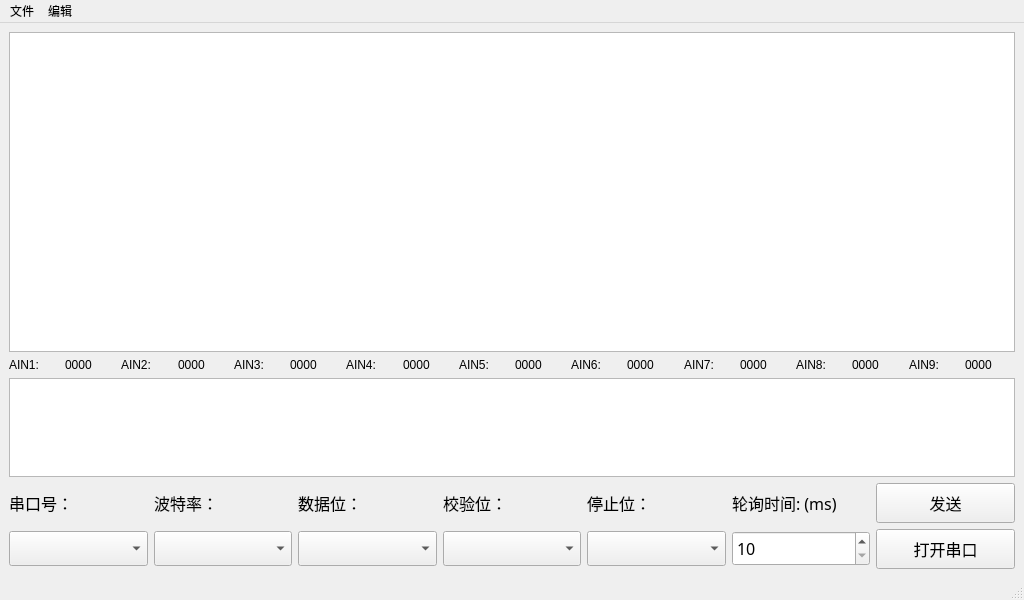
<?xml version="1.0" encoding="UTF-8"?>
<ui version="4.0">
 <class>SerialCommunication</class>
 <widget class="QMainWindow" name="SerialCommunication">
  <property name="geometry">
   <rect>
    <x>0</x>
    <y>0</y>
    <width>1024</width>
    <height>600</height>
   </rect>
  </property>
  <property name="font">
   <font>
    <stylestrategy>PreferAntialias</stylestrategy>
   </font>
  </property>
  <property name="windowTitle">
   <string>SerialCommunication</string>
  </property>
  <property name="windowIcon">
   <iconset resource="res.qrc">
    <normaloff>:/images/images/SpaceX.ico</normaloff>:/images/images/SpaceX.ico</iconset>
  </property>
  <widget class="QWidget" name="centralwidget">
   <layout class="QGridLayout" name="gridLayout_2">
    <item row="0" column="0">
     <widget class="QTextEdit" name="textEditReceive">
      <property name="minimumSize">
       <size>
        <width>0</width>
        <height>320</height>
       </size>
      </property>
      <property name="font">
       <font>
        <family>Microsoft YaHei</family>
        <pointsize>12</pointsize>
        <stylestrategy>PreferAntialias</stylestrategy>
       </font>
      </property>
     </widget>
    </item>
    <item row="1" column="0">
     <layout class="QHBoxLayout" name="horizontalLayout">
      <item>
       <widget class="QLabel" name="label1">
        <property name="font">
         <font>
          <stylestrategy>PreferDefault</stylestrategy>
         </font>
        </property>
        <property name="text">
         <string>AIN1:</string>
        </property>
       </widget>
      </item>
      <item>
       <widget class="QLabel" name="labelAin1">
        <property name="font">
         <font>
          <stylestrategy>PreferAntialias</stylestrategy>
         </font>
        </property>
        <property name="text">
         <string>0000</string>
        </property>
       </widget>
      </item>
      <item>
       <widget class="QLabel" name="label2">
        <property name="font">
         <font>
          <stylestrategy>PreferAntialias</stylestrategy>
         </font>
        </property>
        <property name="text">
         <string>AIN2:</string>
        </property>
       </widget>
      </item>
      <item>
       <widget class="QLabel" name="labelAin2">
        <property name="font">
         <font>
          <stylestrategy>PreferAntialias</stylestrategy>
         </font>
        </property>
        <property name="text">
         <string>0000</string>
        </property>
       </widget>
      </item>
      <item>
       <widget class="QLabel" name="label3">
        <property name="font">
         <font>
          <stylestrategy>PreferAntialias</stylestrategy>
         </font>
        </property>
        <property name="text">
         <string>AIN3:</string>
        </property>
       </widget>
      </item>
      <item>
       <widget class="QLabel" name="labelAin3">
        <property name="font">
         <font>
          <stylestrategy>PreferAntialias</stylestrategy>
         </font>
        </property>
        <property name="text">
         <string>0000</string>
        </property>
       </widget>
      </item>
      <item>
       <widget class="QLabel" name="label4">
        <property name="font">
         <font>
          <stylestrategy>PreferAntialias</stylestrategy>
         </font>
        </property>
        <property name="text">
         <string>AIN4:</string>
        </property>
       </widget>
      </item>
      <item>
       <widget class="QLabel" name="labelAin4">
        <property name="font">
         <font>
          <stylestrategy>PreferAntialias</stylestrategy>
         </font>
        </property>
        <property name="text">
         <string>0000</string>
        </property>
       </widget>
      </item>
      <item>
       <widget class="QLabel" name="label5">
        <property name="font">
         <font>
          <stylestrategy>PreferAntialias</stylestrategy>
         </font>
        </property>
        <property name="text">
         <string>AIN5:</string>
        </property>
       </widget>
      </item>
      <item>
       <widget class="QLabel" name="labelAin5">
        <property name="font">
         <font>
          <stylestrategy>PreferAntialias</stylestrategy>
         </font>
        </property>
        <property name="text">
         <string>0000</string>
        </property>
       </widget>
      </item>
      <item>
       <widget class="QLabel" name="label6">
        <property name="font">
         <font>
          <stylestrategy>PreferAntialias</stylestrategy>
         </font>
        </property>
        <property name="text">
         <string>AIN6:</string>
        </property>
       </widget>
      </item>
      <item>
       <widget class="QLabel" name="labelAin6">
        <property name="font">
         <font>
          <stylestrategy>PreferAntialias</stylestrategy>
         </font>
        </property>
        <property name="text">
         <string>0000</string>
        </property>
       </widget>
      </item>
      <item>
       <widget class="QLabel" name="label_12">
        <property name="font">
         <font>
          <stylestrategy>PreferAntialias</stylestrategy>
         </font>
        </property>
        <property name="text">
         <string>AIN7:</string>
        </property>
       </widget>
      </item>
      <item>
       <widget class="QLabel" name="labelAin7">
        <property name="font">
         <font>
          <stylestrategy>PreferAntialias</stylestrategy>
         </font>
        </property>
        <property name="text">
         <string>0000</string>
        </property>
       </widget>
      </item>
      <item>
       <widget class="QLabel" name="label8">
        <property name="font">
         <font>
          <stylestrategy>PreferAntialias</stylestrategy>
         </font>
        </property>
        <property name="text">
         <string>AIN8:</string>
        </property>
       </widget>
      </item>
      <item>
       <widget class="QLabel" name="labelAin8">
        <property name="font">
         <font>
          <stylestrategy>PreferAntialias</stylestrategy>
         </font>
        </property>
        <property name="text">
         <string>0000</string>
        </property>
       </widget>
      </item>
      <item>
       <widget class="QLabel" name="label9">
        <property name="font">
         <font>
          <stylestrategy>PreferAntialias</stylestrategy>
         </font>
        </property>
        <property name="text">
         <string>AIN9:</string>
        </property>
       </widget>
      </item>
      <item>
       <widget class="QLabel" name="labelAin9">
        <property name="font">
         <font>
          <stylestrategy>PreferAntialias</stylestrategy>
         </font>
        </property>
        <property name="text">
         <string>0000</string>
        </property>
       </widget>
      </item>
     </layout>
    </item>
    <item row="2" column="0">
     <widget class="QTextEdit" name="textEditSend">
      <property name="font">
       <font>
        <family>Microsoft YaHei</family>
        <pointsize>12</pointsize>
        <stylestrategy>PreferAntialias</stylestrategy>
       </font>
      </property>
     </widget>
    </item>
    <item row="3" column="0">
     <layout class="QGridLayout" name="gridLayout">
      <item row="1" column="3">
       <widget class="QComboBox" name="cboxSerialParityBit">
        <property name="minimumSize">
         <size>
          <width>120</width>
          <height>35</height>
         </size>
        </property>
        <property name="font">
         <font>
          <family>Microsoft YaHei</family>
          <pointsize>12</pointsize>
          <stylestrategy>PreferAntialias</stylestrategy>
         </font>
        </property>
       </widget>
      </item>
      <item row="1" column="2">
       <widget class="QComboBox" name="cboxSerialDataBits">
        <property name="minimumSize">
         <size>
          <width>120</width>
          <height>35</height>
         </size>
        </property>
        <property name="font">
         <font>
          <family>Microsoft YaHei</family>
          <pointsize>12</pointsize>
          <stylestrategy>PreferAntialias</stylestrategy>
         </font>
        </property>
       </widget>
      </item>
      <item row="0" column="6">
       <widget class="QPushButton" name="btnSend">
        <property name="minimumSize">
         <size>
          <width>135</width>
          <height>40</height>
         </size>
        </property>
        <property name="font">
         <font>
          <family>Microsoft YaHei</family>
          <pointsize>12</pointsize>
          <stylestrategy>PreferAntialias</stylestrategy>
         </font>
        </property>
        <property name="text">
         <string>发送</string>
        </property>
       </widget>
      </item>
      <item row="0" column="0">
       <widget class="QLabel" name="label">
        <property name="font">
         <font>
          <family>Microsoft YaHei</family>
          <pointsize>12</pointsize>
          <stylestrategy>PreferAntialias</stylestrategy>
         </font>
        </property>
        <property name="text">
         <string>串口号：</string>
        </property>
       </widget>
      </item>
      <item row="0" column="1">
       <widget class="QLabel" name="label_2">
        <property name="font">
         <font>
          <family>Microsoft YaHei</family>
          <pointsize>12</pointsize>
          <stylestrategy>PreferAntialias</stylestrategy>
         </font>
        </property>
        <property name="text">
         <string>波特率：</string>
        </property>
       </widget>
      </item>
      <item row="1" column="6">
       <widget class="QPushButton" name="btnOpenSerial">
        <property name="minimumSize">
         <size>
          <width>135</width>
          <height>40</height>
         </size>
        </property>
        <property name="font">
         <font>
          <family>Microsoft YaHei</family>
          <pointsize>12</pointsize>
          <stylestrategy>PreferAntialias</stylestrategy>
         </font>
        </property>
        <property name="text">
         <string>打开串口</string>
        </property>
       </widget>
      </item>
      <item row="0" column="4">
       <widget class="QLabel" name="label_4">
        <property name="font">
         <font>
          <family>Microsoft YaHei</family>
          <pointsize>12</pointsize>
          <stylestrategy>PreferAntialias</stylestrategy>
         </font>
        </property>
        <property name="text">
         <string>停止位：</string>
        </property>
       </widget>
      </item>
      <item row="1" column="1">
       <widget class="QComboBox" name="cboxSerialBaudRate">
        <property name="minimumSize">
         <size>
          <width>120</width>
          <height>35</height>
         </size>
        </property>
        <property name="font">
         <font>
          <family>Microsoft YaHei</family>
          <pointsize>12</pointsize>
          <stylestrategy>PreferAntialias</stylestrategy>
         </font>
        </property>
       </widget>
      </item>
      <item row="1" column="4">
       <widget class="QComboBox" name="cboxSerialStopBits">
        <property name="minimumSize">
         <size>
          <width>120</width>
          <height>35</height>
         </size>
        </property>
        <property name="font">
         <font>
          <family>Microsoft YaHei</family>
          <pointsize>12</pointsize>
          <stylestrategy>PreferAntialias</stylestrategy>
         </font>
        </property>
       </widget>
      </item>
      <item row="1" column="0">
       <widget class="QComboBox" name="cboxSerialNum">
        <property name="minimumSize">
         <size>
          <width>120</width>
          <height>35</height>
         </size>
        </property>
        <property name="font">
         <font>
          <family>Microsoft YaHei</family>
          <pointsize>10</pointsize>
          <stylestrategy>PreferAntialias</stylestrategy>
         </font>
        </property>
       </widget>
      </item>
      <item row="0" column="3">
       <widget class="QLabel" name="label_5">
        <property name="font">
         <font>
          <family>Microsoft YaHei</family>
          <pointsize>12</pointsize>
          <stylestrategy>PreferAntialias</stylestrategy>
         </font>
        </property>
        <property name="text">
         <string>校验位：</string>
        </property>
       </widget>
      </item>
      <item row="0" column="2">
       <widget class="QLabel" name="label_3">
        <property name="font">
         <font>
          <family>Microsoft YaHei</family>
          <pointsize>12</pointsize>
          <stylestrategy>PreferAntialias</stylestrategy>
         </font>
        </property>
        <property name="text">
         <string>数据位：</string>
        </property>
       </widget>
      </item>
      <item row="0" column="5">
       <widget class="QLabel" name="label_6">
        <property name="font">
         <font>
          <family>Microsoft YaHei</family>
          <pointsize>12</pointsize>
          <stylestrategy>PreferAntialias</stylestrategy>
         </font>
        </property>
        <property name="text">
         <string>轮询时间: (ms)</string>
        </property>
       </widget>
      </item>
      <item row="1" column="5">
       <widget class="QSpinBox" name="spinBox">
        <property name="sizePolicy">
         <sizepolicy hsizetype="Preferred" vsizetype="Fixed">
          <horstretch>0</horstretch>
          <verstretch>0</verstretch>
         </sizepolicy>
        </property>
        <property name="minimumSize">
         <size>
          <width>120</width>
          <height>35</height>
         </size>
        </property>
        <property name="font">
         <font>
          <family>Microsoft YaHei</family>
          <pointsize>12</pointsize>
          <stylestrategy>PreferAntialias</stylestrategy>
         </font>
        </property>
        <property name="minimum">
         <number>10</number>
        </property>
        <property name="maximum">
         <number>1000</number>
        </property>
       </widget>
      </item>
     </layout>
    </item>
   </layout>
  </widget>
  <widget class="QMenuBar" name="menubar">
   <property name="geometry">
    <rect>
     <x>0</x>
     <y>0</y>
     <width>1024</width>
     <height>21</height>
    </rect>
   </property>
   <widget class="QMenu" name="menu">
    <property name="title">
     <string>文件</string>
    </property>
    <addaction name="actNew"/>
    <addaction name="actExit"/>
   </widget>
   <widget class="QMenu" name="menu_2">
    <property name="title">
     <string>编辑</string>
    </property>
    <addaction name="actClearTx"/>
    <addaction name="actClearRx"/>
   </widget>
   <addaction name="menu"/>
   <addaction name="menu_2"/>
  </widget>
  <widget class="QStatusBar" name="statusbar"/>
  <action name="actNew">
   <property name="icon">
    <iconset theme="application-exit"/>
   </property>
   <property name="text">
    <string>新建</string>
   </property>
   <property name="toolTip">
    <string>新建文件</string>
   </property>
   <property name="menuRole">
    <enum>QAction::NoRole</enum>
   </property>
  </action>
  <action name="actExit">
   <property name="text">
    <string>退出</string>
   </property>
   <property name="toolTip">
    <string>退出</string>
   </property>
  </action>
  <action name="actClearRx">
   <property name="text">
    <string>清除Rx</string>
   </property>
   <property name="toolTip">
    <string>清除接收区</string>
   </property>
   <property name="menuRole">
    <enum>QAction::NoRole</enum>
   </property>
  </action>
  <action name="actClearTx">
   <property name="text">
    <string>清除Tx</string>
   </property>
   <property name="toolTip">
    <string>清除发送区</string>
   </property>
   <property name="menuRole">
    <enum>QAction::NoRole</enum>
   </property>
  </action>
 </widget>
 <resources>
  <include location="res.qrc"/>
 </resources>
 <connections/>
</ui>
